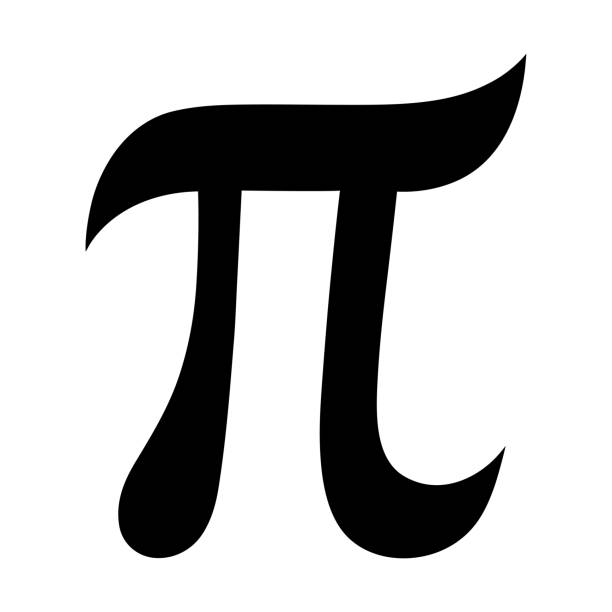
#> input picture pi.jpg, 612 x 612 px
$ python contours.py
#> lines starting #> are read from the running program, lines starting #| are printed output that depends on the picture; after the words box and inside, x2 and y2 are one past the last pixel; in counts of white or black regions, pixels touching at a corner belong together
import cv2
import numpy as np
from math import tau
import matplotlib.pyplot as plt
from scipy import signal


class Contours:
    def __init__(self, path, number=200) -> None:
#> called with path = 'pi.jpg', number = 200
        self.number = number
        self.img = cv2.imread(path, cv2.IMREAD_GRAYSCALE)
#> self.img is the input picture: shape (612, 612); min 0, max 255, mean 197.8
        self.img = cv2.bitwise_not(self.img)
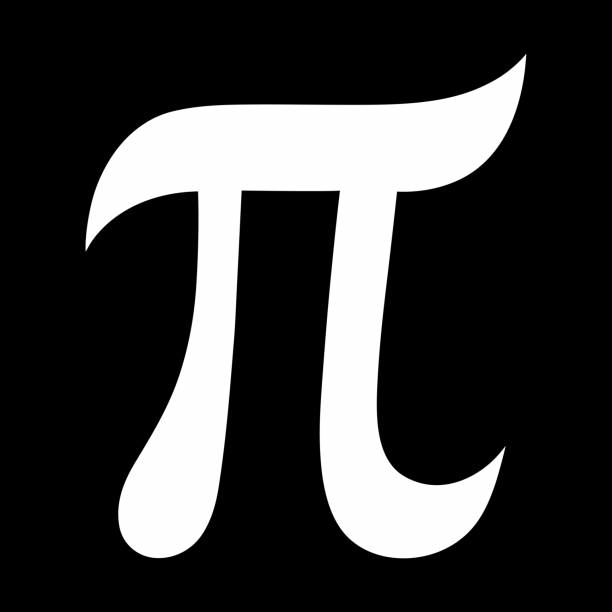
#> self.img: shape (612, 612); min 0, max 255, mean 57.2
        self.get_contour()
#> in get_contour, `_, bin = cv2.threshold(self.img, 0, 255, cv2.THRESH_BINARY)`:
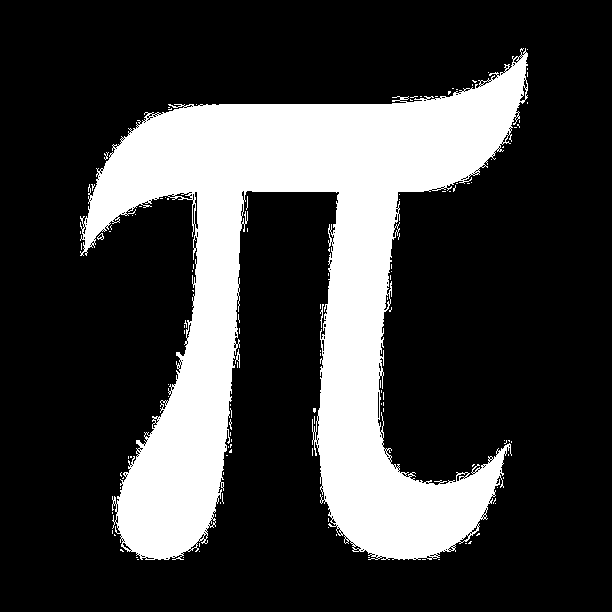
#> bin: shape (612, 612); 24.3% white; 125 white regions (121 under 20 px)
#> in get_contour, `contours, _  = cv2.findContours(bin, cv2.RETR_EXTERNAL, cv2.CHAIN_APPR..`: contours = 124 contours, 122 with area under 20; largest, box (x1, y1, x2, y2) and area: (80, 48, 528, 560) 89348, (97, 233, 104, 240) 22
#> in get_contour, `self.contour = max(contours, key=cv2.contourArea)`: self.contour = contour of 5141 points, box (x1, y1, x2, y2) (80, 48, 528, 560), area 89348
#> in get_contour, `cv2.drawContours(color, self.contour, -1, (0, 0, 255), 2)`:
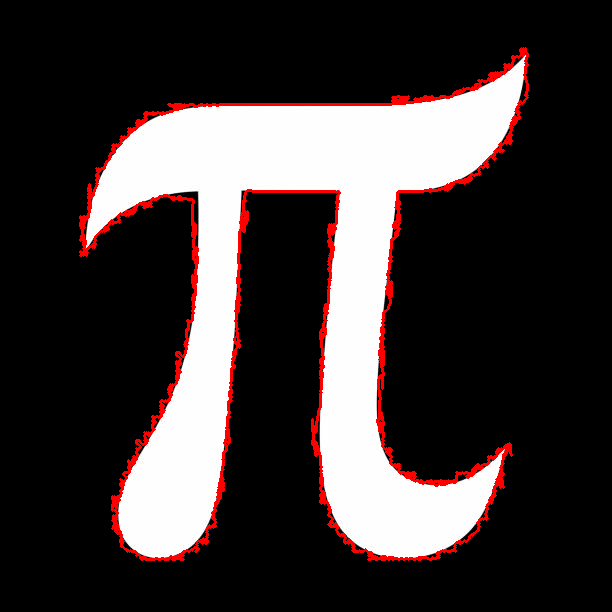
#> color: shape (612, 612, 3); mean B, G, R 56.1, 56.1, 64.3
        self.interpolate_contour()
        self.lissage_contour(order=10)
        self.show_result()

    def get_contour(self):
        _, bin = cv2.threshold(self.img, 0, 255, cv2.THRESH_BINARY)
        contours, _  = cv2.findContours(bin, cv2.RETR_EXTERNAL, cv2.CHAIN_APPROX_NONE)
        self.contour = max(contours, key=cv2.contourArea)
        color = cv2.cvtColor(self.img, cv2.COLOR_GRAY2BGR)
        cv2.drawContours(color, self.contour, -1, (0, 0, 255), 2)
        self.put_text(color, len(self.contour))
        title = 'image_originale.png'
        cv2.imwrite(title, color)

    def put_text(self, img, nb):
        text = f'nb de points : {nb}'
        p = (10, 50)
        font = 1
        font_scale = 1.0
        color = (255, 255, 255)
        thick = 2
        cv2.putText(img, text, p, font, font_scale, color, thick)

    def interpolate_contour(self):
        x = [v[0] for [v] in self.contour]
        y = [v[1] for [v] in self.contour]
        angle = np.linspace(0, tau, len(x))
        xvals = np.linspace(0, tau, self.number)
        vx = np.interp(xvals, angle, x)
        vy = np.interp(xvals, angle, y)
        self.contour = list(zip(vx, vy))


    def lissage_contour(self, order):
        center = self.get_center(self.contour)
        x = [v[0] for v in self.contour]-np.array(center[0])
        y = [v[1] for v in self.contour]-np.array(center[1])
        self.contour = list(zip(x, y))
        vx = self.cyclic_moving_av(x, n=order)
        vy = self.cyclic_moving_av(y, n=order)
        self.liss = list(zip(vx, vy))


    def get_center(self, cont):
        x = [v[0] for v in cont]
        y = [v[1] for v in cont]
        center = [np.mean(x), np.mean(y)]
        return center

    def cyclic_moving_av(self, a, n=3, win_type='boxcar'):
        window = signal.get_window(win_type, n, fftbins=False).reshape((1, n))
        shp_a = a.shape
        b = signal.convolve2d(a.reshape((np.prod(shp_a[:-1], dtype=int), shp_a[-1])),
                              window, boundary='wrap', mode='same')
        return (b / np.sum(window)).reshape(shp_a)


    def show_result(self):
        fig = plt.figure(figsize=(15, 5))
        ax0 = fig.add_subplot(131)
        ax0.imshow(self.img, cmap='gray')
        ax1 = fig.add_subplot(132)
        self.plot_contour(self.contour, ax1)
        x = [v[0] for v in self.contour]
        y = [v[1] for v in self.contour]
        ax1.scatter(x, y)
        ax2 = fig.add_subplot(133)
        self.plot_contour(self.liss, ax2)
        plt.show()


    def plot_contour(self, contour, ax):
        x = [v[0] for v in contour]
        y = [v[1] for v in contour]
        ax.plot(x, y)
        ax.invert_yaxis()
        ax.grid(True)


if __name__=='__main__':
    path = 'pi.jpg'
    Contours(path)
#> in interpolate_contour, `x = [v[0] for [v] in self.contour]`: x = 5141 values, max 527 at index 5069, min 80 at index 912, mean 299.1
#> in interpolate_contour, `y = [v[1] for [v] in self.contour]`: y = 5141 values, max 559 at index 2010, min 48 at index 0, mean 316.3
#> in interpolate_contour, `angle = np.linspace(0, tau, len(x))`: angle = 5141 values from 0 to 6.28
#> in interpolate_contour, `vx = np.interp(xvals, angle, x)`: vx = 200 values, max 527 at index 198, min 80.15 at index 36, mean 300.1
#> in interpolate_contour, `vy = np.interp(xvals, angle, y)`: vy = 200 values, max 559 at index 79, min 48 at index 0, mean 314.8
#> in interpolate_contour, `self.contour = list(zip(vx, vy))`: self.contour = 200 pairs, first value 80.15 to 527, second value 48 to 559
#> in get_center, `x = [v[0] for v in cont]`: x has the same summary as vx in interpolate_contour
#> in get_center, `y = [v[1] for v in cont]`: y has the same summary as vy in interpolate_contour
#> in get_center, `center = [np.mean(x), np.mean(y)]`: center = [300.1, 314.8]
#> in lissage_contour, `x = [v[0] for v in self.contour]-np.array(center[0])`: x = 200 values, max 226.9 at index 198, min -220 at index 36, mean 1.82e-14
#> in lissage_contour, `y = [v[1] for v in self.contour]-np.array(center[1])`: y = 200 values, max 244.2 at index 79, min -266.8 at index 0, mean -4.32e-14
#> in lissage_contour, `self.contour = list(zip(x, y))`: self.contour = 200 pairs, first value -220 to 226.9, second value -266.8 to 244.2
#> in lissage_contour, `vx = self.cyclic_moving_av(x, n=order)`: vx = 200 values, max 216.7 at index 198, min -212.9 at index 36, mean 1.82e-14
#> in lissage_contour, `vy = self.cyclic_moving_av(y, n=order)`: vy = 200 values, max 235.5 at index 141, min -245.3 at index 2, mean -3.18e-14
#> in lissage_contour, `self.liss = list(zip(vx, vy))`: self.liss = 200 pairs, first value -212.9 to 216.7, second value -245.3 to 235.5
#> in show_result, `plt.show()`:
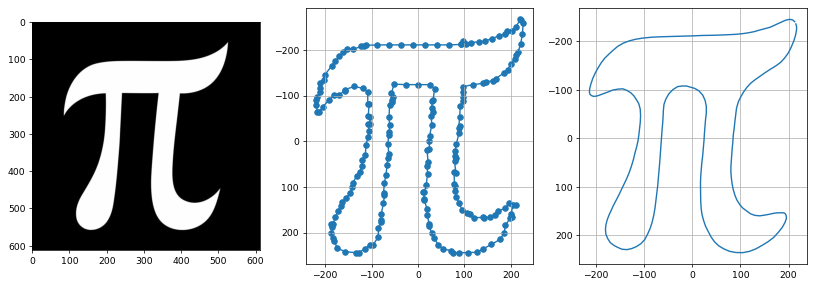
#> figure drawn by matplotlib, 3 panels
